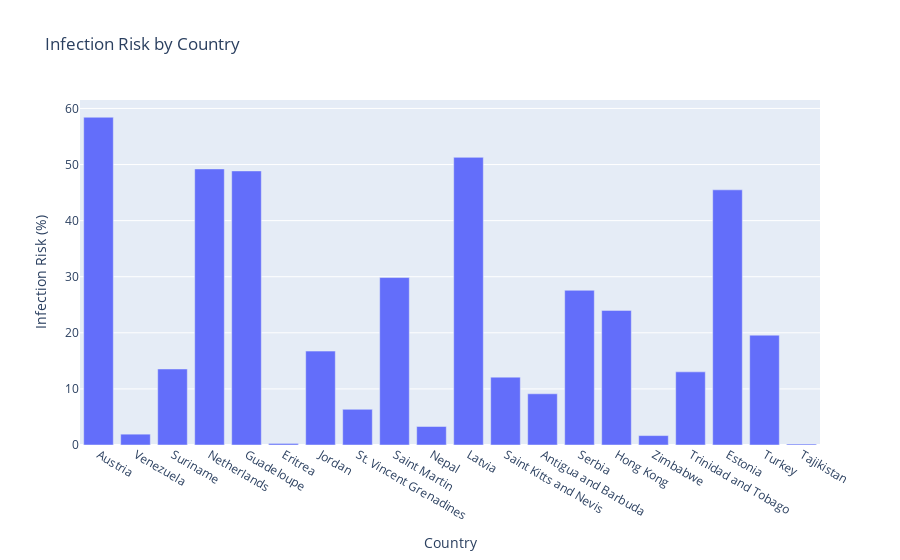

Notebook source saved alongside this figure:
### Markdown cell above
Removed rows that have missing data.

### Code cell
px.bar(covid_df.sample(20), x='Country', y='Infection_Risk', labels={'Infection_Risk':'Infection Risk (%)'}, title='Infection Risk by Country')

### Figure 1 — Plotly figure (JSON) as saved in the notebook; plotly's stock layout.template omitted (floating-point values rounded to 4 significant figures)
{"data": [{"alignmentgroup": "True", "hovertemplate": "Country=%{x}<br>Infection Risk (%)=%{y}<extra></extra>", "legendgroup": "", "marker": {"color": "#636efa", "pattern": {"shape": ""}}, "name": "", "offsetgroup": "", "orientation": "v", "showlegend": false, "textposition": "auto", "type": "bar", "x": ["Austria", "Venezuela", "Suriname", "Netherlands", "Guadeloupe", "Eritrea", "Jordan", "St. Vincent Grenadines", "Saint Martin", "Nepal", "Latvia", "Saint Kitts and Nevis", "Antigua and Barbuda", "Serbia", "Hong Kong", "Zimbabwe", "Trinidad and Tobago", "Estonia", "Turkey", "Tajikistan"], "xaxis": "x", "y": [58.43, 1.93, 13.55, 49.22, 48.86, 0.28, 16.74, 6.36, 29.85, 3.3, 51.28, 12.1, 9.13, 27.58, 24, 1.68, 13.04, 45.49, 19.58, 0.18], "yaxis": "y"}], "layout": {"barmode": "relative", "legend": {"tracegroupgap": 0}, "title": {"text": "Infection Risk by Country"}, "xaxis": {"anchor": "y", "domain": [0, 1], "title": {"text": "Country"}}, "yaxis": {"anchor": "x", "domain": [0, 1], "title": {"text": "Infection Risk (%)"}}}}
